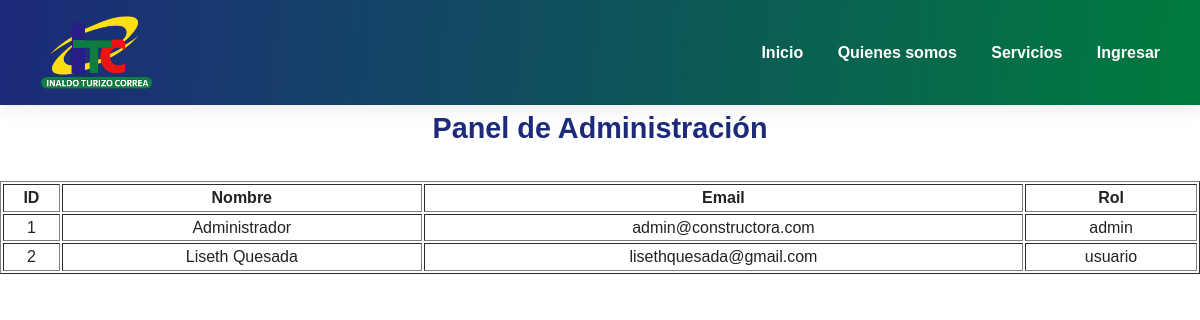
The page /admin (signed in) on the database its author committed.
### app.py (models this page shows)
class User(UserMixin, db.Model):
    id = db.Column(db.Integer, primary_key=True)
    nombre = db.Column(db.String(100), nullable=False)
    email = db.Column(db.String(100), unique=True, nullable=False)
    password = db.Column(db.String(200), nullable=False)
    rol = db.Column(db.String(20), nullable=False, default='usuario')
    proyectos = db.relationship('Proyecto', backref='usuario', lazy=True)

### app.py (the view)
@app.route('/admin')
@login_required
def admin_dashboard():
    if current_user.rol != 'admin':
        flash('No tienes permiso para acceder a esta página', 'error')
        return redirect(url_for('user_dashboard'))
    usuarios = User.query.all()
    return render_template('admin_dashboard.html', usuarios=usuarios)

### app.py (called while the page is built)
@login_manager.user_loader
def load_user(user_id):
    return User.query.get(int(user_id))

### templates/admin_dashboard.html
{% extends "base.html" %}
{% block content %}
<h2>Panel de Administración</h2>
<table border="1">
    <tr>
        <th>ID</th>
        <th>Nombre</th>
        <th>Email</th>
        <th>Rol</th>
    </tr>
    {% for u in usuarios %}
    <tr>
        <td>{{ u.id }}</td>
        <td>{{ u.nombre }}</td>
        <td>{{ u.email }}</td>
        <td>{{ u.rol }}</td>
    </tr>
    {% endfor %}
</table>
{% endblock %}

### static/css/style.css (style rules this page uses)
:root { --color-azul: #1d2a7a; --color-verde: #007b3d; --color-rojo: #d3251c; --color-amarillo: #f9c623; --color-fondo: #ffffff; --color-blanco: #ffffff; --color-texto: #222; --sombra: 0 4px 20px rgba(0, 0, 0, 0.08); --radio: 12px; --transicion: all 0.3s ease; --fuente: "Poppins", sans-serif; --ancho-maximo: 1200px; }
* { box-sizing: border-box; margin: 0; padding: 0; font-family: var(--fuente); }
html, body { height: 100%; }
body { background-color: var(--color-fondo); color: var(--color-texto); line-height: 1.6; text-align: center; display: flex; flex-direction: column; min-height: 100vh; }
h2 { text-align: center; color: #1d2a7a; font-size: 1.8rem; margin-bottom: 30px; }

### rows shown on the page
User: id "1", nombre "Administrador", email "admin@constructora.com", rol "admin"
User: id "2", nombre "Liseth Quesada", email "lisethquesada@gmail.com", rol "usuario"
